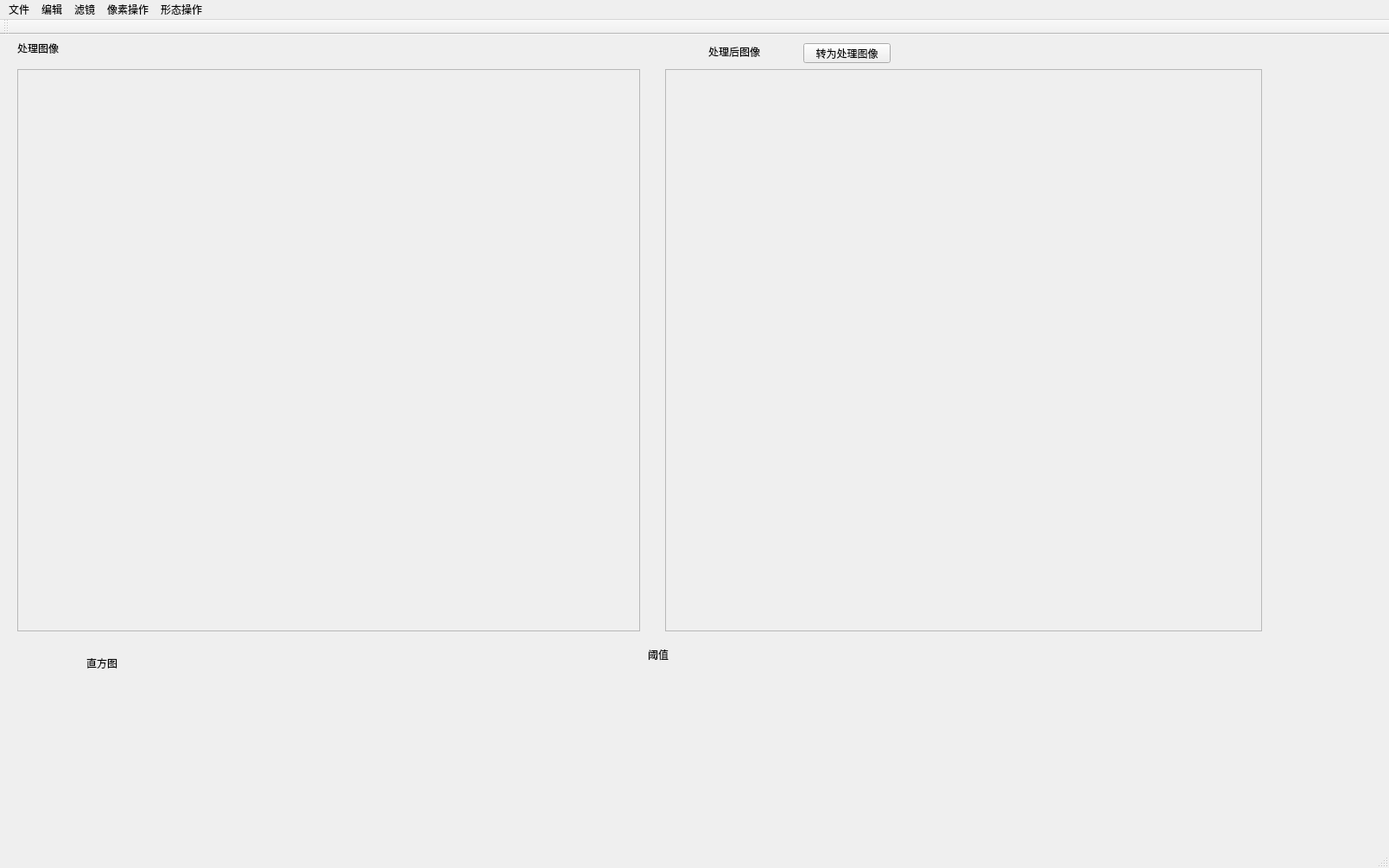
<?xml version="1.0" encoding="UTF-8"?>
<ui version="4.0">
 <class>MainWindow</class>
 <widget class="QMainWindow" name="MainWindow">
  <property name="geometry">
   <rect>
    <x>0</x>
    <y>0</y>
    <width>1608</width>
    <height>1005</height>
   </rect>
  </property>
  <property name="windowTitle">
   <string>MainWindow</string>
  </property>
  <widget class="QWidget" name="centralWidget">
   <widget class="QScrollArea" name="oldScrollArea">
    <property name="geometry">
     <rect>
      <x>20</x>
      <y>40</y>
      <width>721</width>
      <height>651</height>
     </rect>
    </property>
    <property name="widgetResizable">
     <bool>true</bool>
    </property>
    <widget class="QWidget" name="scrollAreaWidgetContents">
     <property name="geometry">
      <rect>
       <x>0</x>
       <y>0</y>
       <width>719</width>
       <height>649</height>
      </rect>
     </property>
     <widget class="QLabel" name="picture1">
      <property name="geometry">
       <rect>
        <x>250</x>
        <y>250</y>
        <width>1</width>
        <height>1</height>
       </rect>
      </property>
      <property name="text">
       <string/>
      </property>
     </widget>
    </widget>
   </widget>
   <widget class="QScrollArea" name="newScrollArea">
    <property name="geometry">
     <rect>
      <x>770</x>
      <y>40</y>
      <width>691</width>
      <height>651</height>
     </rect>
    </property>
    <property name="widgetResizable">
     <bool>true</bool>
    </property>
    <widget class="QWidget" name="scrollAreaWidgetContents_2">
     <property name="geometry">
      <rect>
       <x>0</x>
       <y>0</y>
       <width>689</width>
       <height>649</height>
      </rect>
     </property>
     <widget class="QLabel" name="picture2">
      <property name="geometry">
       <rect>
        <x>250</x>
        <y>250</y>
        <width>1</width>
        <height>1</height>
       </rect>
      </property>
      <property name="text">
       <string/>
      </property>
     </widget>
    </widget>
   </widget>
   <widget class="QLabel" name="label">
    <property name="geometry">
     <rect>
      <x>100</x>
      <y>720</y>
      <width>51</width>
      <height>16</height>
     </rect>
    </property>
    <property name="text">
     <string>直方图</string>
    </property>
   </widget>
   <widget class="QLabel" name="label_2">
    <property name="geometry">
     <rect>
      <x>20</x>
      <y>10</y>
      <width>54</width>
      <height>12</height>
     </rect>
    </property>
    <property name="text">
     <string>处理图像</string>
    </property>
   </widget>
   <widget class="QLabel" name="label_3">
    <property name="geometry">
     <rect>
      <x>820</x>
      <y>10</y>
      <width>81</width>
      <height>20</height>
     </rect>
    </property>
    <property name="text">
     <string>处理后图像</string>
    </property>
   </widget>
   <widget class="QPushButton" name="makeDone">
    <property name="geometry">
     <rect>
      <x>930</x>
      <y>10</y>
      <width>101</width>
      <height>23</height>
     </rect>
    </property>
    <property name="text">
     <string>转为处理图像</string>
    </property>
   </widget>
   <widget class="QLabel" name="label_4">
    <property name="geometry">
     <rect>
      <x>750</x>
      <y>710</y>
      <width>41</width>
      <height>16</height>
     </rect>
    </property>
    <property name="text">
     <string>阈值</string>
    </property>
   </widget>
   <widget class="QLabel" name="theThreshold">
    <property name="geometry">
     <rect>
      <x>600</x>
      <y>550</y>
      <width>54</width>
      <height>16</height>
     </rect>
    </property>
    <property name="text">
     <string/>
    </property>
   </widget>
  </widget>
  <widget class="QMenuBar" name="menuBar">
   <property name="geometry">
    <rect>
     <x>0</x>
     <y>0</y>
     <width>1608</width>
     <height>31</height>
    </rect>
   </property>
   <widget class="QMenu" name="menu">
    <property name="title">
     <string>文件</string>
    </property>
    <addaction name="newPicture"/>
    <addaction name="openPicture"/>
    <addaction name="action_openPicture2"/>
    <addaction name="actionTest"/>
   </widget>
   <widget class="QMenu" name="menu_2">
    <property name="title">
     <string>编辑</string>
    </property>
    <widget class="QMenu" name="menu_4">
     <property name="title">
      <string>进行二值化</string>
     </property>
     <widget class="QMenu" name="menuAutomatic">
      <property name="title">
       <string>automatic</string>
      </property>
      <addaction name="actionOtsu"/>
      <addaction name="actionEntropy"/>
     </widget>
     <addaction name="actionManual"/>
     <addaction name="menuAutomatic"/>
    </widget>
    <addaction name="drawHistogram"/>
    <addaction name="menu_4"/>
    <addaction name="reSize"/>
   </widget>
   <widget class="QMenu" name="menu_3">
    <property name="title">
     <string>滤镜</string>
    </property>
    <widget class="QMenu" name="menuRoberts_operator">
     <property name="title">
      <string>Roberts operator</string>
     </property>
     <addaction name="Roberts_x"/>
     <addaction name="Roberts_y"/>
     <addaction name="Roberts_RGB_x"/>
     <addaction name="Roberts_RGB_y"/>
    </widget>
    <widget class="QMenu" name="menuPrewitt_operator">
     <property name="title">
      <string>Prewitt operator</string>
     </property>
     <addaction name="prewitt_x"/>
     <addaction name="prewitt_y"/>
     <addaction name="prewitt_RGB_x"/>
     <addaction name="prewitt_RGB_y"/>
    </widget>
    <widget class="QMenu" name="menuSobel_operator">
     <property name="title">
      <string>Sobel operator</string>
     </property>
     <addaction name="sobel_x"/>
     <addaction name="sobel_y"/>
     <addaction name="sobel_RGB_x"/>
     <addaction name="sobel_RGB_y"/>
    </widget>
    <addaction name="menuRoberts_operator"/>
    <addaction name="menuPrewitt_operator"/>
    <addaction name="menuSobel_operator"/>
    <addaction name="actionGaussian_filter"/>
    <addaction name="actionMean_filter"/>
    <addaction name="actionMedian_filter"/>
    <addaction name="matrixBySelf"/>
   </widget>
   <widget class="QMenu" name="menu_5">
    <property name="title">
     <string>像素操作</string>
    </property>
    <widget class="QMenu" name="menu_6">
     <property name="title">
      <string>代数操作</string>
     </property>
     <addaction name="action_add"/>
     <addaction name="action_minus"/>
     <addaction name="action_multiply"/>
    </widget>
    <widget class="QMenu" name="menu_7">
     <property name="title">
      <string>旋转</string>
     </property>
     <addaction name="clockwise"/>
     <addaction name="anticlockwise"/>
    </widget>
    <addaction name="action_vertex"/>
    <addaction name="menu_6"/>
    <addaction name="menu_7"/>
   </widget>
   <widget class="QMenu" name="menu_8">
    <property name="title">
     <string>形态操作</string>
    </property>
    <widget class="QMenu" name="menu_9">
     <property name="title">
      <string>膨胀</string>
     </property>
     <addaction name="grayDilation"/>
     <addaction name="binaryDilation"/>
    </widget>
    <widget class="QMenu" name="menu_10">
     <property name="title">
      <string>腐蚀</string>
     </property>
     <addaction name="grayErosion"/>
     <addaction name="binaryErosion"/>
    </widget>
    <widget class="QMenu" name="menu_12">
     <property name="title">
      <string>闭操作</string>
     </property>
     <addaction name="grayClose"/>
     <addaction name="binaryClose"/>
    </widget>
    <widget class="QMenu" name="menu_11">
     <property name="title">
      <string>开操作</string>
     </property>
     <addaction name="grayOpen"/>
     <addaction name="binaryOpen"/>
    </widget>
    <addaction name="menu_9"/>
    <addaction name="menu_10"/>
    <addaction name="menu_11"/>
    <addaction name="menu_12"/>
   </widget>
   <addaction name="menu"/>
   <addaction name="menu_2"/>
   <addaction name="menu_3"/>
   <addaction name="menu_5"/>
   <addaction name="menu_8"/>
  </widget>
  <widget class="QToolBar" name="mainToolBar">
   <attribute name="toolBarArea">
    <enum>TopToolBarArea</enum>
   </attribute>
   <attribute name="toolBarBreak">
    <bool>false</bool>
   </attribute>
  </widget>
  <widget class="QStatusBar" name="statusBar"/>
  <action name="newPicture">
   <property name="text">
    <string>新建图片</string>
   </property>
  </action>
  <action name="openPicture">
   <property name="text">
    <string>打开图片</string>
   </property>
  </action>
  <action name="drawHistogram">
   <property name="text">
    <string>生成灰度直方图</string>
   </property>
  </action>
  <action name="reSize">
   <property name="text">
    <string>改变图片大小</string>
   </property>
  </action>
  <action name="actionGaussian_filter">
   <property name="text">
    <string>Gaussian filter</string>
   </property>
  </action>
  <action name="actionMean_filter">
   <property name="text">
    <string>mean filter</string>
   </property>
  </action>
  <action name="actionMedian_filter">
   <property name="text">
    <string>Median filter</string>
   </property>
  </action>
  <action name="actionManual">
   <property name="text">
    <string>manual</string>
   </property>
  </action>
  <action name="actionOtsu">
   <property name="text">
    <string>Otsu</string>
   </property>
  </action>
  <action name="actionEntropy">
   <property name="text">
    <string>Entropy</string>
   </property>
  </action>
  <action name="matrixBySelf">
   <property name="text">
    <string>手动输入卷积矩阵</string>
   </property>
  </action>
  <action name="action_vertex">
   <property name="text">
    <string>点操作</string>
   </property>
  </action>
  <action name="action_add">
   <property name="text">
    <string>代数加</string>
   </property>
  </action>
  <action name="action_minus">
   <property name="text">
    <string>代数减</string>
   </property>
  </action>
  <action name="action_multiply">
   <property name="text">
    <string>代数乘</string>
   </property>
  </action>
  <action name="action_openPicture2">
   <property name="text">
    <string>打开代数操作图片</string>
   </property>
  </action>
  <action name="Roberts_x">
   <property name="text">
    <string>灰度横向</string>
   </property>
  </action>
  <action name="Roberts_y">
   <property name="text">
    <string>灰度纵向</string>
   </property>
  </action>
  <action name="prewitt_x">
   <property name="text">
    <string>灰度横向</string>
   </property>
  </action>
  <action name="prewitt_y">
   <property name="text">
    <string>灰度纵向</string>
   </property>
  </action>
  <action name="sobel_x">
   <property name="text">
    <string>灰度横向</string>
   </property>
  </action>
  <action name="sobel_y">
   <property name="text">
    <string>灰度纵向</string>
   </property>
  </action>
  <action name="Roberts_RGB_x">
   <property name="text">
    <string>RGB横向</string>
   </property>
  </action>
  <action name="Roberts_RGB_y">
   <property name="text">
    <string>RGB纵向</string>
   </property>
  </action>
  <action name="prewitt_RGB_x">
   <property name="text">
    <string>RGB横向</string>
   </property>
  </action>
  <action name="prewitt_RGB_y">
   <property name="text">
    <string>RGB纵向</string>
   </property>
  </action>
  <action name="sobel_RGB_x">
   <property name="text">
    <string>RGB横向</string>
   </property>
  </action>
  <action name="sobel_RGB_y">
   <property name="text">
    <string>RGB纵向</string>
   </property>
  </action>
  <action name="actionTest">
   <property name="text">
    <string>test</string>
   </property>
  </action>
  <action name="clockwise">
   <property name="text">
    <string>顺势针90度</string>
   </property>
  </action>
  <action name="anticlockwise">
   <property name="text">
    <string>逆时针90度</string>
   </property>
  </action>
  <action name="grayDilation">
   <property name="text">
    <string>灰度</string>
   </property>
  </action>
  <action name="binaryDilation">
   <property name="text">
    <string>二值</string>
   </property>
  </action>
  <action name="grayErosion">
   <property name="text">
    <string>灰度</string>
   </property>
  </action>
  <action name="binaryErosion">
   <property name="text">
    <string>二值</string>
   </property>
  </action>
  <action name="grayOpen">
   <property name="text">
    <string>灰度</string>
   </property>
  </action>
  <action name="binaryOpen">
   <property name="text">
    <string>二值</string>
   </property>
  </action>
  <action name="grayClose">
   <property name="text">
    <string>灰度</string>
   </property>
  </action>
  <action name="binaryClose">
   <property name="text">
    <string>二值</string>
   </property>
  </action>
 </widget>
 <layoutdefault spacing="6" margin="11"/>
 <resources/>
 <connections/>
</ui>
